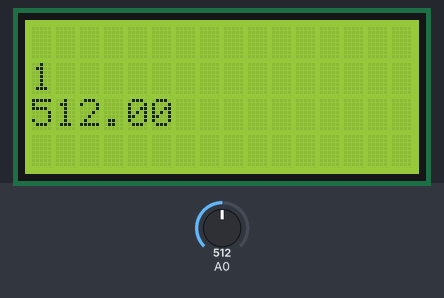
The sketch below on a simulated Arduino Uno, built with avr-gcc and run on an emulated ATmega328P. Shown: 16×4 character LCD. The inputs (shaded band) are chosen by the test bench; at power-on: A0 = 512. What the sketch prints to the serial monitor is not drawn.

Above: at 4.2 s.
4.3 s: A0 set to 716
At 5.8 s:
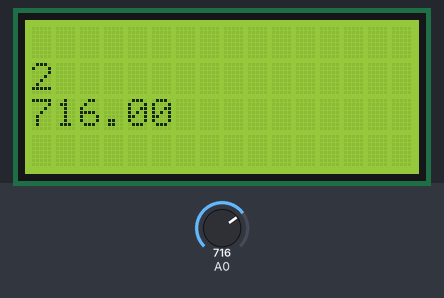
6.5 s: A0 set to 900
At 7.7 s:
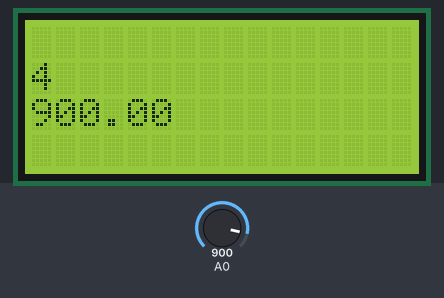
8.5 s: A0 set to 1023
At 9.8 s:
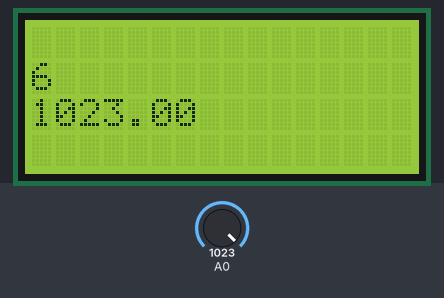
Timing chart, 0 to 11.5 s (numbered marks = the images above; inputs shaded):
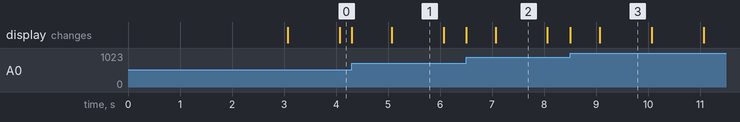

Measured:
- what the display in image 1 shows lasts 1.0 s, from 5.1 s to 6.1 s

The sketch:

07-lcd-display.ino
```cpp
#include <LiquidCrystal.h>

LiquidCrystal lcd(12, 11, 5, 4, 3, 2);

unsigned long tempsPrecedent = 0;
const long intervalle = 1000 ;
int i = 0;

void setup() {
  Serial.begin(9600);
  Serial.println("Demarrage");
  lcd.begin(16, 4);
  Serial.println("LCD init OK");
  lcd.print("Hello Freemen!");
  delay(3000);
  lcd.clear();
}

void loop() {
  unsigned long tempsActuel = millis();
  float potentio = analogRead(A0);


  if (tempsActuel - tempsPrecedent >= intervalle){
      tempsPrecedent = tempsActuel;

      lcd.setCursor(0,1);
      lcd.print(i++);
    }

  lcd.setCursor(0, 2);
  lcd.print(potentio);

}
```
